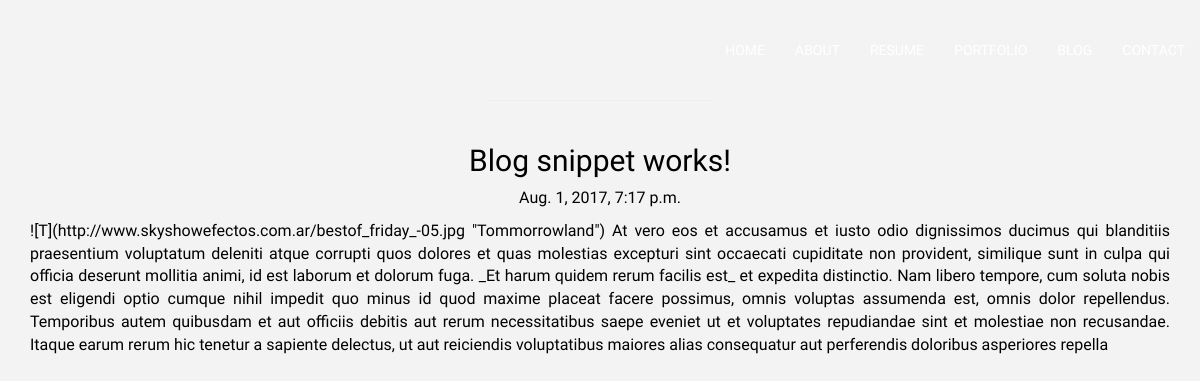
The page /blog/detail/5/ on the database its author committed.
### web/models.py (models this page shows, shortened)
class Blog(models.Model):
	blog_title = models.CharField(max_length=100)
	blog_header = models.ImageField(storage=fs)
	blog_content = MarkdownField()
	slug = models.SlugField(max_length=200, unique=True)
	publish = models.BooleanField(default=True)
	created = models.DateTimeField(auto_now_add=True)
	modified = models.DateTimeField(auto_now=True)
	objects = BlogQuerySet.as_manager()
	class Meta:
		verbose_name = "Blog Entry"
		verbose_name_plural = "Blog Entries"
		ordering = ["-created"]

### web/views.py (the view)
# urls.py: url(r'^blog/detail/(?P<pk>[0-9]+)/$', views.BlogDetailView.as_view(), name='blog-detail'),
class BlogDetailView(DetailView):
	queryset = Blog.objects.all()
	def get_object(self):
		object = super(BlogDetailView, self).get_object()
		return object

### web/templates/web/blog_detail.html (shortened to what this page needs)
{% extends "base.html" %}
{% load static %}
{% block content %}
<div class="container-fluid bg-1" style="text-align: justify;">
	<div id="blog">
		<hr class="border" style="margin:auto;width:20%;color:#fff"><br>
		<h2 style="text-align: center;">{{object.blog_title}}</h2>
		<p class ="meta" style="text-align: center;">{{ object.created }} </p>
		<div class="blog-content" style="text-align: justify">{{ object.blog_content|markdown }}</div>
	</div>
</div>
{% endblock %}

### web/static/css/styles.css (style rules this page uses)
.web { filter: grayscale(60); font-family: 'Josefin Sans', sans-serif; }
#portfolio, #about, #blog { position: relative; padding-top:50px; min-height:1000px; font-size: 16px; background-image: no-repeat; background-size: 100%; margin: auto; }
#blog { background-color: #000; color: #000; }
#blog { padding-top:50px; max-height:1500px; background-color:beige; background-size: 100%; margin: auto; }

### rows shown on the page
Blog: blog_title "Blog snippet works!", created "Aug. 1, 2017, 7:17 p.m.", blog_content "![T](http://www.skyshowefectos.com.ar/bestof_friday_-05.jpg \"Tommorrowland\") At vero eos et accusamus et iusto odio dignissimos ducimus qui blanditiis praesentium voluptatum deleniti atque corrupti quos dolores et quas molestias excepturi sint occaecati cupiditate non provident, similique sunt in culpa qui officia deserunt mollitia animi, id est laborum et dolorum fuga. _Et harum quidem rerum facilis est_ et expedita distinctio. Nam libero tempore, cum soluta nobis est eligendi optio cumque nihil impedit quo minus id quod maxime placeat facere possimus, omnis voluptas assumenda est, omnis dolor repellendus. Temporibus autem quibusdam et aut officiis debitis aut rerum necessitatibus saepe…"
